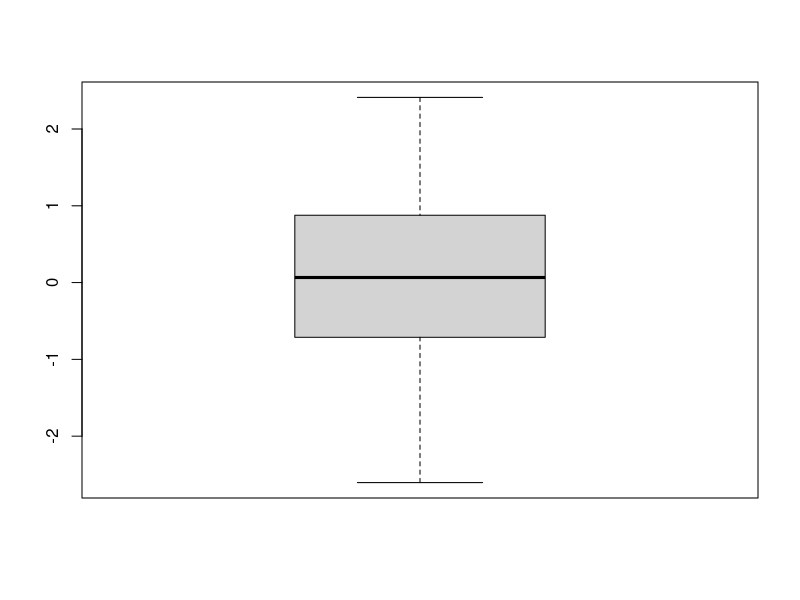

This figure's R source: (Note: this script raises an error after producing the figure.)
(x <- 1:10)
(x = rnorm(100))  # random normal : 정규분포로부터 랜덤하게 선택 (데이터타입 : 벡터)
# vector -> matrix, dataframe, array, list
var(x)   # 기본이 벡터
sd(x)    # 표준편차
range(x) # 상한선, 하한선
diff(range(x))  # 상한선 - 하한선
quantile(x, 0.75) - quantile(x, 0.25)  # 사분위(IQR)를 구하는 함수 (3사분위 - 1사분위) (75%)

IQR(x)
IQR(rnorm(10000))
summary(x) # Min, 1st Qu, Median, Mean, 3rd Qu, Max 정보 출력
boxplot(x)
summary(x)

vec <- 1:10
vec <- sample(vec)  # 랜덤 선택
summary(vec)
table(vec)  # 도수 분포표 출력

directory <- getwd()  # 현재 디렉터리 출력(getwd() : 현재 작업 경로의 위치를 출력하는 함수)
setwd(directory)
getwd()

x <- c(1.5, 2.5, -1.3, 2.5)
x
round(mean(x))   # 평균 반올림
ceiling(mean(x)) # 평균 올림
floor(mean(x))   # 평균 내림

#
#install.packages("mlbench")
library(mlbench)
data ("BostonHousing", package="mlbench")  # BostonHousing : 보스턴주 주택가격 dataset.
original <- BostonHousing
# 예측 데이터 (선형회귀)
?BostonHousing  # 차수 : 506 x 14 (종속변수 : medv, 13개는 독립변수)
head(BostonHousing)
set.seed(100)   # 컴퓨터의 난수는 의사난수 -> 똑같은 결과가 나오기 위해
# 3(평가) : 7(학습)
# 컴퓨터의 모델은 난수에 의해 작동되는 경우가 많음
# 선형회귀는 전부 수치데이터여야 한다. 범주형 데이터는 2개 이상 사용하지 못한다.
str(BostonHousing)

sum(is.na(BostonHousing))  # NA가 있는지 여부, 0
na.omit(BostonHousing) # 처리
# 값에 의한 전달을 하기에 이전 값들이 없어짐
BostonHousing <- na.omit(BostonHousing)
# 506개에서 40개를 선택하여 처리
BostonHousing[sample(1:nrow(BostonHousing), 40), "rad"] <- NA  # rad: 방사형 도로 접근지수
BostonHousing$rad
BostonHousing[sample(1:nrow(BostonHousing), 40), "ptratio"] <- NA  # ptratio : 도시의 학생-교사 비율

sum(is.na(BostonHousing))  # 단순히 sum() 으로 사용하면, 어떤 변수에 na가 있는지 모름

# apply : 데이터에 함수를 적용
# apply, lapply(리스트), sapply(벡터나 행렬), tapply(그룹핑 후 함수 적용)
# 함수적 프로그래밍(반복문 X, 자동으로 모든 데이터에 대해 적용) 
# 열(col)별로 적용
# 데이터프레임은 열이 우선( )
# 열을 중심 (열별로 함수를 적용)
sapply(BostonHousing, function(x) sum(is.na(x))) # x는 열벡터로 입력, x에 값이 들어오면 sum()으로.
# 종속변수 ~ 독립변수(ptratio와 rad를 사용해서 medv를 정의하라는 의미)
# 506 - 80 = # 426
lm(medv ~ ptratio + rad, data=BostonHousing, na.action=na.omit)
# install.packages("Hmisc")
library(Hmisc)
impute(BostonHousing$ptratio, mean)   # ptratio 데이터에 대해서, NA가 있으면 평균으로 채우기 (대체)
impute(BostonHousing$ptratio, median) # ptratio 데이터에 대해서, NA가 있으면 중위수로 채우기
impute(BostonHousing$ptratio, 20)     # 특정한 값으로 대체, '20'
# if문
BostonHousing$ptratio[is.na(BostonHousing$ptratio)] <- mean(BostonHousing$ptratio, na.rm = T)
sum(is.na(BostonHousing$ptratio))

# 2차원 데이터 apply
# byrow의 디폴트 값은 FALSE (열)
(m1 <- matrix(C <- (1:10), nrow=5, ncol=6))  # 5x6 행렬 -> 요소는 10개 삽입 -> 나머지는 리사이클링
a_m1 <- apply(m1, 1, sum)  # 1 : 행 방향으로 sum (apply는 행렬 방향을 지정할 수 있다.)
# a_m1 <- apply(m1, 2, sum)  2 : 열 방향으로 sum
a_m1

# 1차원 데이터 apply
vec <- c(1:10)
vec
apply(vec, 2, sum) # 실행이 되지 않음, 전제조건 : dim이 2차원
sapply(vec, sum)   # sapply는 행렬을 무시, 열별로 적용

# 함수 1급 객체
avg <- function(x) {
  (min(x) + max(x)) / 2
}
cars
head(cars)  # 속도(speed)에 따른 제동 거리(dist)
dt <- cars
sapply(dt, avg)  # 열별로 적용

data(iris)
iris
head(iris)  # 5개 변수
dim(iris)   # 150x5 (데이터포인트가 150개, 변수가 5개) -> Species가 종속변수(setosa, versicolor, virginica)
# 종속변수 : 독립변수에 영향을 받아서 변화하는 변수 (독립변수는 4개(Sepal.*, Petal.*))
tapply(iris$Sepal.Width, iris$Species, median) # Sepal.width에 대해 Species를 그룹으로 하여 median(중위수) 구하기
tapply(iris$Sepal.Width, iris$Species, sum)
tapply(iris$Sepal.Width, iris$Species, mean) # 그룹 변수가 3개(종속변수) 변수를 가지고 있음

?mtcars # 32x11 데이터 (변수가 11개, 데이터포인트는 32개), 연비테스트 : 예측 데이터
head(mtcars)
tail(mtcars)
summary(mtcars)
str(mtcars)

(exdata <- mtcars[1:10, 1:3])
class(exdata)

apply(exdata, 2, mean)  # 열 방향, 변수마다 평균을 내기
(x = apply(exdata, 1, mean)) # 행 방향으로 변수마다 평균 내기
boxplot(mtcars)  # 열별 

list.o.nums <- list(runif(100), rnorm(100), rpois(100, lambda=1))
lapply(list.o.nums, sd)  # 결과 : list
sapply(list.o.nums, sd)  # 결과 : 벡터
apply(list.o.nums, 2, sd)  # 출력이 되지 않음, 이빨빠진 2차원은, 2차원으로 인식하지 않는다.

# 1부터 10의 데이터에 대해 2승 값을 구하여 출력 (apply 적용)
a <- c(1:10)
lapply(a, function(a) {a^2})
sapply(a, function(a) {a^2})

# 문제 : iris의 4개의 독립변수에 대해(열별) 평균을 계산하기 (종속변수는 문자열)
data(iris)
iris
sapply(iris[ ,1:4], mean) # [행, 열] -> 행은 전체라서 비워놓고 열은 1:4 처리

# 정규분포에서 랜덤하게 데이터를 20개 선택한 다음 5x4를 만들고 
# 행 합계와 열 합계를 구하기
(x = rnorm(20))
(x1 <- matrix(x, nrow=5, ncol=4))
sum(x1)  # 전체 합계
apply(x1, 2, sum) 
apply(x1, 1, sum)
colSums(x1)
rowSums(x1)

# 1사분위수와 2사분위수, 3사분위수를 구하기
quantile(x1, probs=0.25)  # 1사분위수
quantile(x1, probs=0.5)   # 2사분위수
quantile(x1, probs=0.75)  # 3사분위수
apply(x1, 2, quantile, probs=c(0.25, 0.5, 0.75))

#
?gl
(data <- c(1:10, rnorm(10, 2), runif(10)))  # 30개
groups <- gl(3,10)  # 10개씩 세 그룹으로 묶기
tapply(data, groups, mean)

# factor
# 구간범주화
library(ggplot2)  # 시각화 패키지
library(MASS)
str(Cars93)
hist(Cars93$MPG.highway)
disc_1 <- Cars93[ , c("Model", "MPG.highway")]  # Cars93의 "Model", "MPG.highway"의 모든 값만을 disc_1에 대입 후 출력
                                                # 고속도로 연비(수치형이고, 범주형 데이터가 아니다) : 6가지 구간화
head(disc_1)
range(disc_1["MPG.highway"])  # MPG.highway의 범위


dim(Cars93)  # 93x27
sum(disc_1$MPG.highway >= 45 & disc_1$MPG.highway < 50)



disc_1 <- within (disc_1, {  # 연비를 구간화함  (within() 사용하여 disc_1$MPG.highway 처럼 사용하지 않음 -> 단순화)
  MPG.highway_cd = character(0)  # 변수를 추가(MPG.highway_cd)하고 문자 타입으로 초기화시킴킴
  MPG.highway_cd[ MPG.highway >= 20 & MPG.highway < 25 ] = "20~25"  # 구간 이름 = 그룹 이름, 14개
  MPG.highway_cd[ MPG.highway >= 25 & MPG.highway < 30 ] = "25~30"  # 41개
  MPG.highway_cd[ MPG.highway >= 30 & MPG.highway < 35 ] = "30~35"  # 27개
  MPG.highway_cd[ MPG.highway >= 35 & MPG.highway < 40 ] = "35~40"  # 7개
  MPG.highway_cd[ MPG.highway >= 40 & MPG.highway < 45 ] = "40~45"  # 2개
  MPG.highway_cd[ MPG.highway >= 45 & MPG.highway <= 50 ] = "45~50" # 1개
  MPG.highway_cd = factor(MPG.highway_cd,
            level = c("20~25", "25~30", "30~35", "35~40", "40~45", "45~50"))
})
attributes(disc_1$MPG.highway_cd)
# 문제 : 범주화된 구간값에 따라 MPG.highway의 합계, 평균, 표준편차 구하기
tapply(disc_1$MPG.highway, disc_1$MPG.highway_cd, sum)  # 합계
tapply(disc_1$MPG.highway, disc_1$MPG.highway_cd, mean) # 평균
tapply(disc_1$MPG.highway, disc_1$MPG.highway_cd, sd)   # 표준편차
# tapply(disc_1$MPG.highway, disc_1$MPG.highway_cd, c(sd, sum, mean)) # 실행 안됨
# data.frame에 적용
# ggplot은 layer로 적용한다.
ggplot(disc_1, aes(x = MPG.highway_cd, fill = MPG.highway_cd)) + geom_dotplot(binwidth=0.3)
ggplot(disc_1, aes(x = MPG.highway_cd, fill = MPG.highway_cd)) + geom_bar()

# 사분위수 구간 범주화
quantile(disc_1$MPG.highway, 0.25)
quantile(disc_1$MPG.highway, 0.5)
quantile(disc_1$MPG.highway, 0.75)

# dummy 변수화
# 원래 변수는 2개 => 6개의 변수로 늘어남
# 더미변수화 => 선형회귀에서는 범주형 변수를 반드시 더미변수화 해야 함.
cust_id <- c("c01", "c02", "c03", "c04", "c05", "c06", "c07")
age <- c(25, 45, 31, 30, 49, 53, 27)
cust_profile <- data.frame(cust_id, age, stringsAsFactors = F)
cust_profile

# 범주 수만큼 변수가 증가하고 데이터는 0과 1로만 표현함
cust_profile <- transform(cust_profile,
                      age_20 = ifelse(age >= 20 & age < 30, 1, 0), # 참이면 1, 거짓이면 0으로로
                      age_30 = ifelse(age >= 30 & age < 40, 1, 0),
                      age_40 = ifelse(age >= 40 & age < 50, 1, 0),
                      age_50 = ifelse(age > 50 & age < 60, 1, 0))
cust_profile

# 정규화 (min-max)
head(iris)
min_max_norm <- function(x) {
  (x-min(x)) / (max(x) - min(x))  
} 
lapply(iris[1:4], min_max_norm) # 1열부터 4열까지 lapply 적용, 결과가 리스트로 나오기에 다시 data.frame으로 묶기기
iris_norm <- as.data.frame(lapply(iris[1:4], min_max_norm))  # lapply는 열별 적용
head(iris_norm)
iris_norm$Species <- iris$Species
head(iris_norm)
# 정규화를 하는 이유? 독립변수를 정규화하여 종속변수에 동일한 영향을 미치기 위해서 

# z-점수 정규화
z_normal <- function(x) {
  (x - mean(x)) / sd(x)  # 표준편차 : sqrt(var) # 분산은 평균과의 차의 제곱의 합
}
iris_z_norm <- as.data.frame(lapply(iris[1:4], z_normal))
iris_z_norm

# iris의 데이터타입은 데이터 프레임
class(iris)
iris_standardize <- as.data.frame(scale(iris[1:4]))  # 열별로.

head(iris)
re = boxplot(iris)
re  # re의 데이터타입은 리스트(list)

fivenum(iris[ , 1], na.rm=TRUE)
# minimum, lower, median, upper, maximum
# install.packages("dplyr")
library(dplyr)
outdata <- iris[1:4]
out <- outdata  # out으로 초기화
for(i in 1:(ncol(outdata)-1)){  # 사분위수 : 열의 수
  uppercut = quantile(outdata[ , 0.75]) + 1.5 * IQR(outdata[ , i])  # 원래 데이터
  lowercut = quantile(outdata[ , 0.25]) - 1.5 * IQR(outdata[ , i])
  # ,로 분리된 조건
  out <- filter(out, out[ , i] <= uppercut, out[ , i] >= lowercut)
}
str(out)

########################
# 위치 데이터
state_table <-
  data.frame( key = c("SE", "DJ", "DG", "SH", "QD"),
              name = c("서울", "대전", "대구", "상해", "칭따오"),
              country = c("한국", "한국", "한국", "중국", "중국"))
state_table

# 년도
month_table <-
  data.frame( key = 1:12,
              desc = c("Jan", "Feb", "Mar", "Apr", "May", "Jun", "Jul", "Aug", "Sep", "Oct", "Nov", "Dec"),
              quarter = c("Q1", "Q1", "Q1", "Q2", "Q2", "Q2", "Q3", "Q3", "Q3", "Q4", "Q4", "Q4"))
month_table

# 상품 테이블
prod_table <-
  data.frame( key = c("Printer", "Tablet", "Laptop"),
              price = c(225, 570, 1120))

(prod_table1 <- data.frame(Printer=225, Tablet=570, Laptop=1120))
(prod_table1 <- t(prod_table1))  # 행 이름으로 바꾸기 위해 전치

prod_table
names(prod_table)
row.names(prod_table)

gen_sales <- function(no_of_recs) {  # 가짜 데이터 생성
  loc <- sample(state_table$key, no_of_recs, replace=T, prob=c(2,2,1,1,1))  # 복원 추출
  time_month <- sample(month_table$key, no_of_recs, replace=T)
  time_year <- sample(c(2012, 2013), no_of_recs, replace=T)
  prod <- sample(prod_table$key, no_of_recs, replace=T, prob=c(1,3,2))  # 복원 추출, (1, 3, 2)의 확률값
  unit <- sample(c(1,2), no_of_recs, replace=T, prob=c(10, 3))
  
  amount <- unit * prod_table1[prod, ]
  sales <- data.frame(month = time_month,
                      year = time_year,
                      loc = loc,
                      prod = prod,
                      unit = unit,
                      amount = amount)
  
  sales <- sales[order(sales$year, sales$month), ]
  row.names(sales) <- NULL
  return(sales)
}
sales_fact <- gen_sales(500)
sales_fact
dim(sales_fact)
str(sales_fact)

# 상품(prod)별로 월, 년으로 location별로 합계를 낼 때
# 범주형 3개, 월은 범주형, 3 x 12 x 2 x 5 (상품 x 월 x 년도 x 지역)\

# Data ware house
(revenue_cube <-
    tapply(sales_fact$amount,
           sales_fact[ , c("prod", "month", "year", "loc")],  # 데이터를 4차원으로 확인
           FUN = function(x){return(sum(x))}))

# 문제 1 : 제품별 판매액을 계산
tapply(sales_fact$amount,
           sales_fact[ , c("prod")],
           FUN = function(x){return(sum(x))})

# 문제 2 : 지역별, 제품별로 판매액을 계산
tapply(sales_fact$amount,
       sales_fact[ , c("loc", "prod")],
       FUN = function(x){return(sum(x))})

# 문제 3 : 2012년 1월 태블릿에 대한 판매현황을 출력
revenue_cube["Tablet", "1", "2012", ]  # 지역별 2012년 1월 태블릿 판매현황 출력
apply(revenue_cube, c("year", "prod"), FUN=function(x) {return(sum(x, na.rm=TRUE))})  # 년도별 상품 판매현황 출력

dim(revenue_cube)  # revenue_cube은 몇 차원인가? (변수가 각각 몇 개인가?)

# 보는 관점, 즉 범주별로 지정하면 나머지 축의 값들은 모두 합계가 되어 나타남.

# 연습문제 : 제품별로 년도별, 월별, 매출액을 확인
apply(revenue_cube, c("prod", "month", "year"), FUN=function(x) {return(sum(x, na.rm=TRUE))})  # 차원 축소 
      
# 년도별, 월별로 매출액 확인
apply(revenue_cube, c("year", "month"), FUN=function(x) {return(sum(x, na.rm=TRUE))}) # 차원 축소 (year, month은 남고 나머지 변수는 합계로 쓰임)

# 매장별, 제품별로 월별 매출액 확인하기
apply(revenue_cube, c("loc", "prod", "month"), FUN=function(x) {return(sum(x, na.rm=TRUE))})
# 3 x 12 x 2 x 5  # 경우의 수가 360가지를 입체적으로 표현 (차원 확대(그룹의 개수), 차원 축소(그룹 개수 줄임))

# 로딩된 패키지 확인(출력)
search()
mean(iris$Sepal.Length)
# with / within (대입 가능)
with(iris, {
  mean(Sepal.Length)
})

head(iris)
iris[1, 1] = NA
head(iris)
# split : 그룹으로 Length을 나누는 것 => 테이블이 나누어 질 것.
# 종(Species)별로 중위수를 구함 (Species 별로 Length 들을 split 하는 것)
median.per.species <- sapply(split(iris$Sepal.Length, iris$Species), median, na.rm=T) # sapply는 벡터나 행렬(Matrix)에 적용
median.per.species
iris <- within(iris, {  # within()를 통해 iris$를 사용하지 않아도 됨
  # 중위수로 대체하거나, 자기 자신의 값
  Sepal.Length <- ifelse(is.na(Sepal.Length), median.per.species[Species], Sepal.Length)  # NA를 중위수(median)로 대체
})
head(iris)

?mtcars # 연비 테스트
mtcars
# 실린더(cyl)가 4개 또는 6개인 자동차 중 연비(mpg), 실린더 수(cyl), 변속기 종류(am)를 출력
str(mtcars)
# 행 / 열로 인덱싱
mtcars[which(mtcars$cyl == c(4, 6)), c("mpg", "cyl", "am")]  # which로 실린더의 개수 조건을 선언 / 행은 조건으로 옴
# 연비가 20보다 큰 데이터중 연비, 실린더수, 변속기 종류 출력하기
mtcars[which(mtcars$mpg >= 20), c("mpg", "cyl", "am")]
# 평균 마력(hp) 이상인 자동차 중 연비, 실린더, 변속기를 출력
mean(mtcars$hp)
mtcars[mtcars$hp > mean(mtcars$hp), c("mpg", "cyl", "am")]
# mtcars의 연비(mpg) 대해 min/max 정규화하기
(mtcars$mpg - min(mtcars$mpg) ) / (max(mtcars$mpg) - min(mtcars$mpg))
# 이를 with 문을 이용하여 수정
with (mtcars, (mpg - min(mpg)) / (max(mpg) - min(mpg)))

# merge (합병) # rbind, cbind 역시 합병 (데이터 프레임 합병)
# 차이점? : 양 쪽에 키가 있어야 함.
x <- data.frame(name = c("a", "b", "c"), math = c(1,2,3))
y <- data.frame(name = c("a", "b", "d"), english = c(4,5,6))
merge(x, y)  # 키가 일치하는 경우에 합병, 출력
merge(x, y, all=TRUE)  # 모든 경우 합병, 없으면 NA 출력

merge(x, y, all.x=TRUE)  # x 프레임만 대하여 합병 (= left join)
merge(x, y, all.y=TRUE)  # y 프레임만 대하여 합병 (= right join)
merge(x, y, all=TRUE)    # full join

# search
search()
attach(airquality)
search()  # 데이터를 패키지처럼 로딩
# transform(airquality$Ozone, airquality$logOzone = airquality$log(Ozone))
transform(Ozone, logOzone = log(Ozone))
detach(airquality)
search()
ls()

# subset (부분집합)
subset(iris, subset=(Species == "setosa"))  # 조건을 추가
subset(iris, subset=(Species == "setosa" & Sepal.Length>5.0))
subset(iris, select=c(Sepal.Length, Species))   # 열을 선택하여 출력
subset(iris, select=-c(Sepal.Length, Species))  # 조건의 열을 제외하고 출력
subset(iris, subset=(Species == "setosa"), select=c(Sepal.Length, Species))  # setosa에 대해, Sepal.Length와 Species 출력

# 문제 : 실린더가 4~6개인 자동차 중 연비, 실린더수, 변속기 종류 출력
subset(mtcars, select=c(mpg, cyl, am), subset = cyl>=4 & cyl<=6)
subset(mtcars, select=c(mpg, cyl, am), subset = (cyl %in% c(4,5,6)))

# 문제 : 실린더가 4 또는 6개인 자동차 중 연비(mpg), 실린더(cyl), 변속기(am), 마력(hp) 종류를 출력
subset(mtcars, select=c(mpg, cyl, am, hp), subset = (cyl==4 | cyl==6))
subset(mtcars, select=c(mpg, cyl, am), subset = (cyl %in% c(4,6)))

# 연습문제
# 1. 연비(mpg)가 20보다 큰 자동차 중 연비, 실린더수, 변속기 종류를 출력
subset(mtcars, select=c(mpg, cyl, am), subset=(mpg>20))
# 2. 변속기가 자동이고 실린더가 4개, 6개인 자동차들의 연비 평균은?
subset(mtcars, subset= (am == 0 & (cyl==4 | cyl==6)), select = c(mpg) )
colMeans(subset(mtcars, subset= (am == 0 & (cyl==4 | cyl==6)), select = c(mpg)))
